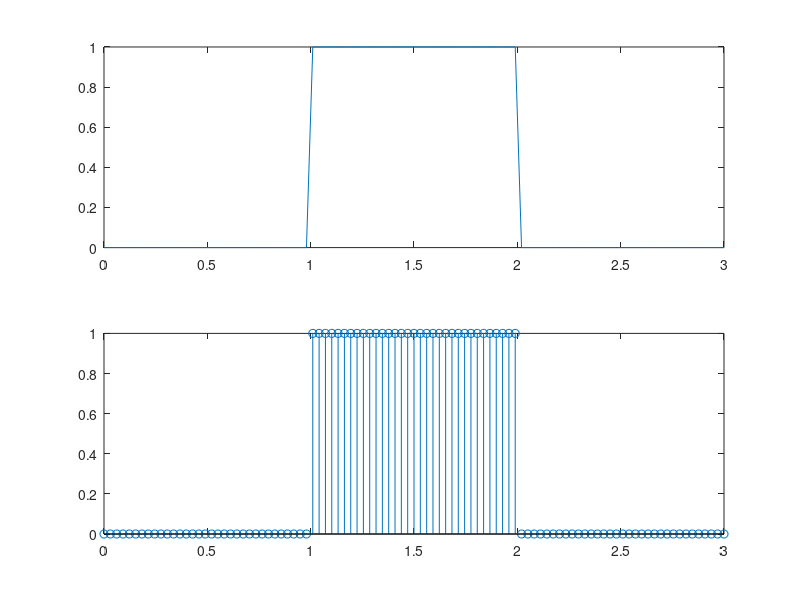

Recreate this plot in MATLAB.
t=linspace(0,3,99);
up=linspace(1,1,33);
down=linspace(0,0,33);
square=[down up down];
subplot(2,1,1);
plot(t, square);
subplot(2,1,2);
stem(t, square);
